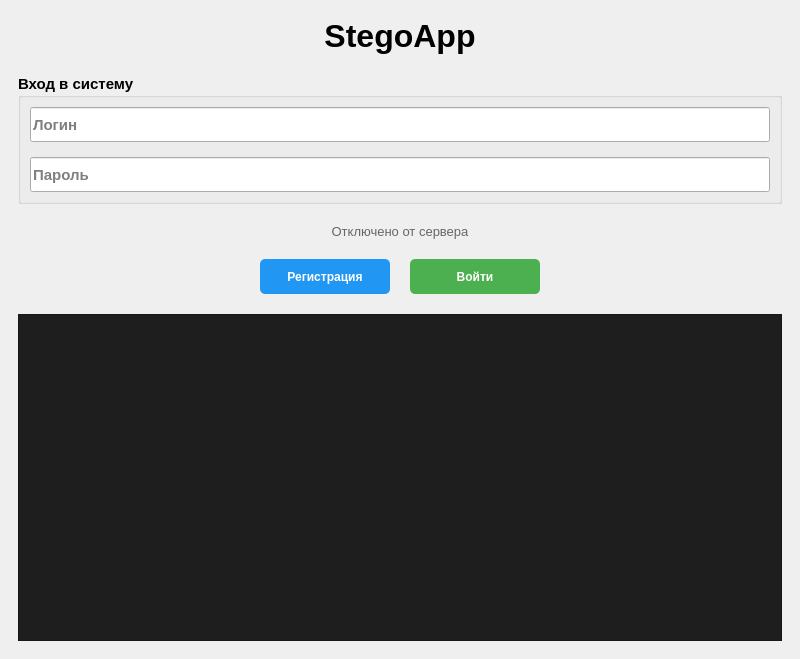
<?xml version="1.0" encoding="UTF-8"?>
<ui version="4.0">
 <class>MainWindow</class>
 <widget class="QMainWindow" name="MainWindow">
  <property name="geometry">
   <rect>
    <x>0</x>
    <y>0</y>
    <width>800</width>
    <height>600</height>
   </rect>
  </property>
  <property name="windowTitle">
   <string>StegoApp - Стеганография</string>
  </property>
  <widget class="QWidget" name="centralwidget">
   <layout class="QVBoxLayout" name="verticalLayout_main">
    <item>
     <widget class="QStackedWidget" name="stackedWidget">
      <property name="currentIndex">
       <number>0</number>
      </property>

      <!-- СТРАНИЦА 0: ОКНО ВХОДА -->
      <widget class="QWidget" name="pageLogin">
       <layout class="QVBoxLayout" name="verticalLayout_login">
        <property name="spacing">
         <number>20</number>
        </property>

        <item>
         <widget class="QLabel" name="labelTitle">
          <property name="text">
           <string>StegoApp</string>
          </property>
          <property name="font">
           <font>
            <pointsize>24</pointsize>
            <bold>true</bold>
           </font>
          </property>
          <property name="alignment">
           <set>Qt::AlignCenter</set>
          </property>
         </widget>
        </item>

        <item>
         <widget class="QGroupBox" name="groupBoxLogin">
          <property name="title">
           <string>Вход в систему</string>
          </property>
          <property name="font">
           <font>
            <pointsize>11</pointsize>
            <bold>true</bold>
           </font>
          </property>
          <layout class="QVBoxLayout" name="verticalLayout_loginFields">
           <property name="spacing">
            <number>15</number>
           </property>
           <item>
            <widget class="QLineEdit" name="lineEditLogin">
             <property name="minimumSize">
              <size>
               <width>300</width>
               <height>35</height>
              </size>
             </property>
             <property name="placeholderText">
              <string>Логин</string>
             </property>
             <property name="clearButtonEnabled">
              <bool>true</bool>
             </property>
            </widget>
           </item>
           <item>
            <widget class="QLineEdit" name="lineEditPassword">
             <property name="minimumSize">
              <size>
               <width>300</width>
               <height>35</height>
              </size>
             </property>
             <property name="placeholderText">
              <string>Пароль</string>
             </property>
             <property name="echoMode">
              <enum>QLineEdit::Password</enum>
             </property>
             <property name="clearButtonEnabled">
              <bool>true</bool>
             </property>
            </widget>
           </item>
          </layout>
         </widget>
        </item>

        <item>
         <widget class="QLabel" name="labelConnectionStatus">
          <property name="text">
           <string>Отключено от сервера</string>
          </property>
          <property name="alignment">
           <set>Qt::AlignCenter</set>
          </property>
          <property name="styleSheet">
           <string notr="true">color: #666666; font-size: 10pt;</string>
          </property>
         </widget>
        </item>

        <item>
         <layout class="QHBoxLayout" name="horizontalLayout_buttons">
          <item>
           <spacer name="horizontalSpacer_left">
            <property name="orientation">
             <enum>Qt::Horizontal</enum>
            </property>
            <property name="sizeHint" stdset="0">
             <size>
              <width>40</width>
              <height>20</height>
             </size>
            </property>
           </spacer>
          </item>
          <item>
           <widget class="QPushButton" name="btnRegister">
            <property name="text">
             <string>Регистрация</string>
            </property>
            <property name="minimumSize">
             <size>
              <width>130</width>
              <height>35</height>
             </size>
            </property>
            <property name="cursor">
             <cursorShape>PointingHandCursor</cursorShape>
            </property>
            <property name="styleSheet">
             <string notr="true">QPushButton { background-color: #2196F3; color: white; border-radius: 5px; font-weight: bold; } QPushButton:hover { background-color: #1976D2; }</string>
            </property>
           </widget>
          </item>
          <item>
           <widget class="QPushButton" name="btnLogin">
            <property name="text">
             <string>Войти</string>
            </property>
            <property name="minimumSize">
             <size>
              <width>130</width>
              <height>35</height>
             </size>
            </property>
            <property name="cursor">
             <cursorShape>PointingHandCursor</cursorShape>
            </property>
            <property name="styleSheet">
             <string notr="true">QPushButton { background-color: #4CAF50; color: white; border-radius: 5px; font-weight: bold; } QPushButton:hover { background-color: #45a049; }</string>
            </property>
           </widget>
          </item>
          <item>
           <spacer name="horizontalSpacer_right">
            <property name="orientation">
             <enum>Qt::Horizontal</enum>
            </property>
            <property name="sizeHint" stdset="0">
             <size>
              <width>40</width>
              <height>20</height>
             </size>
            </property>
           </spacer>
          </item>
         </layout>
        </item>

        <item>
         <widget class="QTextEdit" name="textEditLog">
          <property name="maximumHeight">
           <number>120</number>
          </property>
          <property name="readOnly">
           <bool>true</bool>
          </property>
          <property name="styleSheet">
           <string notr="true">QTextEdit { background-color: #1e1e1e; color: #d4d4d4; font-family: Consolas, monospace; font-size: 9pt; }</string>
          </property>
         </widget>
        </item>
       </layout>
      </widget>

      <!-- СТРАНИЦА 1: ОКНО РЕГИСТРАЦИИ -->
      <widget class="QWidget" name="pageRegister">
       <layout class="QVBoxLayout" name="verticalLayout_register">
        <property name="spacing">
         <number>20</number>
        </property>

        <item>
         <widget class="QLabel" name="labelRegTitle">
          <property name="text">
           <string>Регистрация нового пользователя</string>
          </property>
          <property name="font">
           <font>
            <pointsize>20</pointsize>
            <bold>true</bold>
           </font>
          </property>
          <property name="alignment">
           <set>Qt::AlignCenter</set>
          </property>
         </widget>
        </item>

        <item>
         <widget class="QGroupBox" name="groupBoxRegister">
          <property name="title">
           <string>Заполните поля</string>
          </property>
          <property name="font">
           <font>
            <pointsize>11</pointsize>
            <bold>true</bold>
           </font>
          </property>
          <layout class="QVBoxLayout" name="verticalLayout_regFields">
           <property name="spacing">
            <number>15</number>
           </property>
           <item>
            <widget class="QLineEdit" name="lineEditRegLogin">
             <property name="minimumSize">
              <size>
               <width>300</width>
               <height>35</height>
              </size>
             </property>
             <property name="placeholderText">
              <string>Логин</string>
             </property>
             <property name="clearButtonEnabled">
              <bool>true</bool>
             </property>
            </widget>
           </item>
           <item>
            <widget class="QLineEdit" name="lineEditRegPassword">
             <property name="minimumSize">
              <size>
               <width>300</width>
               <height>35</height>
              </size>
             </property>
             <property name="placeholderText">
              <string>Пароль</string>
             </property>
             <property name="echoMode">
              <enum>QLineEdit::Password</enum>
             </property>
             <property name="clearButtonEnabled">
              <bool>true</bool>
             </property>
            </widget>
           </item>
           <item>
            <widget class="QLineEdit" name="lineEditRegConfirm">
             <property name="minimumSize">
              <size>
               <width>300</width>
               <height>35</height>
              </size>
             </property>
             <property name="placeholderText">
              <string>Подтверждение пароля</string>
             </property>
             <property name="echoMode">
              <enum>QLineEdit::Password</enum>
             </property>
             <property name="clearButtonEnabled">
              <bool>true</bool>
             </property>
            </widget>
           </item>
          </layout>
         </widget>
        </item>

        <item>
         <layout class="QHBoxLayout" name="horizontalLayout_regButtons">
          <item>
           <spacer name="horizontalSpacer_regLeft">
            <property name="orientation">
             <enum>Qt::Horizontal</enum>
            </property>
            <property name="sizeHint" stdset="0">
             <size>
              <width>40</width>
              <height>20</height>
             </size>
            </property>
           </spacer>
          </item>
          <item>
           <widget class="QPushButton" name="btnBackToLogin">
            <property name="text">
             <string>Назад</string>
            </property>
            <property name="minimumSize">
             <size>
              <width>120</width>
              <height>35</height>
             </size>
            </property>
            <property name="cursor">
             <cursorShape>PointingHandCursor</cursorShape>
            </property>
           </widget>
          </item>
          <item>
           <widget class="QPushButton" name="btnSubmitRegister">
            <property name="text">
             <string>Зарегистрироваться</string>
            </property>
            <property name="minimumSize">
             <size>
              <width>160</width>
              <height>35</height>
             </size>
            </property>
            <property name="cursor">
             <cursorShape>PointingHandCursor</cursorShape>
            </property>
            <property name="styleSheet">
             <string notr="true">QPushButton { background-color: #4CAF50; color: white; border-radius: 5px; font-weight: bold; } QPushButton:hover { background-color: #45a049; }</string>
            </property>
           </widget>
          </item>
          <item>
           <spacer name="horizontalSpacer_regRight">
            <property name="orientation">
             <enum>Qt::Horizontal</enum>
            </property>
            <property name="sizeHint" stdset="0">
             <size>
              <width>40</width>
              <height>20</height>
             </size>
            </property>
           </spacer>
          </item>
         </layout>
        </item>

        <item>
         <widget class="QTextEdit" name="textEditRegLog">
          <property name="maximumHeight">
           <number>120</number>
          </property>
          <property name="readOnly">
           <bool>true</bool>
          </property>
          <property name="styleSheet">
           <string notr="true">QTextEdit { background-color: #1e1e1e; color: #d4d4d4; font-family: Consolas, monospace; font-size: 9pt; }</string>
          </property>
         </widget>
        </item>
       </layout>
      </widget>

      <!-- СТРАНИЦА 2: ГЛАВНОЕ ОКНО СТЕГАНОГРАФИИ -->
      <widget class="QWidget" name="pageStegano">
       <layout class="QVBoxLayout" name="verticalLayout_stegano">
        <property name="spacing">
         <number>10</number>
        </property>

        <item>
         <layout class="QHBoxLayout" name="horizontalLayout_userInfo">
          <item>
           <widget class="QLabel" name="labelUserInfo">
            <property name="text">
             <string>Пользователь:</string>
            </property>
            <property name="font">
             <font>
              <pointsize>10</pointsize>
              <bold>true</bold>
             </font>
            </property>
           </widget>
          </item>
          <item>
           <widget class="QLabel" name="labelCurrentUser">
            <property name="text">
             <string>не авторизован</string>
            </property>
            <property name="font">
             <font>
              <pointsize>10</pointsize>
             </font>
            </property>
            <property name="styleSheet">
             <string notr="true">color: #2196F3;</string>
            </property>
           </widget>
          </item>
          <item>
           <spacer name="horizontalSpacer_user">
            <property name="orientation">
             <enum>Qt::Horizontal</enum>
            </property>
            <property name="sizeHint" stdset="0">
             <size>
              <width>40</width>
              <height>20</height>
             </size>
            </property>
           </spacer>
          </item>
          <item>
           <widget class="QPushButton" name="btnLogout">
            <property name="text">
             <string>Выйти</string>
            </property>
            <property name="cursor">
             <cursorShape>PointingHandCursor</cursorShape>
            </property>
            <property name="styleSheet">
             <string notr="true">QPushButton { background-color: #f44336; color: white; border-radius: 3px; } QPushButton:hover { background-color: #d32f2f; }</string>
            </property>
           </widget>
          </item>
         </layout>
        </item>

        <item>
         <widget class="QTabWidget" name="tabWidgetFunctions">
          <property name="currentIndex">
           <number>0</number>
          </property>

          <widget class="QWidget" name="tabSha384">
           <attribute name="title">
            <string>SHA-384</string>
           </attribute>
           <layout class="QVBoxLayout" name="verticalLayout_sha">
            <item>
             <widget class="QLabel" name="labelShaInput">
              <property name="text">
               <string>Введите текст для хэширования:</string>
              </property>
              <property name="font">
               <font>
                <pointsize>10</pointsize>
               </font>
              </property>
             </widget>
            </item>
            <item>
             <widget class="QTextEdit" name="textEditShaInput">
              <property name="minimumHeight">
               <number>80</number>
              </property>
              <property name="maximumHeight">
               <number>120</number>
              </property>
              <property name="placeholderText">
               <string>Введите текст здесь...</string>
              </property>
             </widget>
            </item>
            <item>
             <widget class="QPushButton" name="btnSha384">
              <property name="text">
               <string>Вычислить SHA-384</string>
              </property>
              <property name="minimumSize">
               <size>
                <width>150</width>
                <height>30</height>
               </size>
              </property>
              <property name="cursor">
               <cursorShape>PointingHandCursor</cursorShape>
              </property>
             </widget>
            </item>
            <item>
             <widget class="QLabel" name="labelShaOutput">
              <property name="text">
               <string>Результат:</string>
              </property>
              <property name="font">
               <font>
                <pointsize>10</pointsize>
               </font>
              </property>
             </widget>
            </item>
            <item>
             <widget class="QTextEdit" name="textEditShaOutput">
              <property name="minimumHeight">
               <number>60</number>
              </property>
              <property name="maximumHeight">
               <number>80</number>
              </property>
              <property name="readOnly">
               <bool>true</bool>
              </property>
              <property name="styleSheet">
               <string notr="true">font-family: monospace;</string>
              </property>
             </widget>
            </item>
           </layout>
          </widget>

          <widget class="QWidget" name="tabStegano">
           <attribute name="title">
            <string>Стеганография (PNG)</string>
           </attribute>
           <layout class="QVBoxLayout" name="verticalLayout_stego">
            <item>
             <widget class="QGroupBox" name="groupBoxEmbed">
              <property name="title">
               <string>Встраивание сообщения</string>
              </property>
              <property name="font">
               <font>
                <bold>true</bold>
               </font>
              </property>
              <layout class="QVBoxLayout" name="verticalLayout_embed">
               <item>
                <layout class="QHBoxLayout" name="horizontalLayout_embed1">
                 <item>
                  <widget class="QLabel" name="labelImageIn">
                   <property name="text">
                    <string>Исходное PNG:</string>
                   </property>
                  </widget>
                 </item>
                 <item>
                  <widget class="QLineEdit" name="lineEditImageIn"/>
                 </item>
                 <item>
                  <widget class="QPushButton" name="btnBrowseIn">
                   <property name="text">
                    <string>Обзор...</string>
                   </property>
                  </widget>
                 </item>
                </layout>
               </item>
               <item>
                <layout class="QHBoxLayout" name="horizontalLayout_embed2">
                 <item>
                  <widget class="QLabel" name="labelImageOut">
                   <property name="text">
                    <string>Выходное PNG:</string>
                   </property>
                  </widget>
                 </item>
                 <item>
                  <widget class="QLineEdit" name="lineEditImageOut"/>
                 </item>
                 <item>
                  <widget class="QPushButton" name="btnBrowseOut">
                   <property name="text">
                    <string>Обзор...</string>
                   </property>
                  </widget>
                 </item>
                </layout>
               </item>
               <item>
                <widget class="QLabel" name="labelMessage">
                 <property name="text">
                  <string>Сообщение для встраивания:</string>
                 </property>
                </widget>
               </item>
               <item>
                <widget class="QTextEdit" name="textEditMessage">
                 <property name="maximumHeight">
                  <number>80</number>
                 </property>
                 <property name="placeholderText">
                  <string>Введите секретное сообщение...</string>
                 </property>
                </widget>
               </item>
               <item>
                <widget class="QPushButton" name="btnEmbed">
                 <property name="text">
                  <string>Встроить сообщение</string>
                 </property>
                 <property name="minimumSize">
                  <size>
                   <width>150</width>
                   <height>30</height>
                  </size>
                 </property>
                </widget>
               </item>
              </layout>
             </widget>
            </item>

            <item>
             <widget class="QGroupBox" name="groupBoxExtract">
              <property name="title">
               <string>Извлечение сообщения</string>
              </property>
              <property name="font">
               <font>
                <bold>true</bold>
               </font>
              </property>
              <layout class="QVBoxLayout" name="verticalLayout_extract">
               <item>
                <layout class="QHBoxLayout" name="horizontalLayout_extract1">
                 <item>
                  <widget class="QLabel" name="labelExtractImage">
                   <property name="text">
                    <string>PNG с сообщением:</string>
                   </property>
                  </widget>
                 </item>
                 <item>
                  <widget class="QLineEdit" name="lineEditExtractImage"/>
                 </item>
                 <item>
                  <widget class="QPushButton" name="btnBrowseExtract">
                   <property name="text">
                    <string>Обзор...</string>
                   </property>
                  </widget>
                 </item>
                </layout>
               </item>
               <item>
                <widget class="QPushButton" name="btnExtract">
                 <property name="text">
                  <string>Извлечь сообщение</string>
                 </property>
                 <property name="minimumSize">
                  <size>
                   <width>150</width>
                   <height>30</height>
                  </size>
                 </property>
                </widget>
               </item>
               <item>
                <widget class="QLabel" name="labelExtracted">
                 <property name="text">
                  <string>Извлечённое сообщение:</string>
                 </property>
                </widget>
               </item>
               <item>
                <widget class="QTextEdit" name="textEditExtracted">
                 <property name="minimumHeight">
                  <number>60</number>
                 </property>
                 <property name="maximumHeight">
                  <number>80</number>
                 </property>
                 <property name="readOnly">
                  <bool>true</bool>
                 </property>
                </widget>
               </item>
              </layout>
             </widget>
            </item>
           </layout>
          </widget>

          <widget class="QWidget" name="tabAdmin">
           <attribute name="title">
            <string>Админ-панель</string>
           </attribute>
           <layout class="QVBoxLayout" name="verticalLayout_admin">
            <item>
             <widget class="QLabel" name="labelAdminInfo">
              <property name="text">
               <string>Доступно только для администраторов</string>
              </property>
              <property name="alignment">
               <set>Qt::AlignCenter</set>
              </property>
              <property name="styleSheet">
               <string notr="true">color: #f44336; font-weight: bold;</string>
              </property>
             </widget>
            </item>
            <item>
             <layout class="QHBoxLayout" name="horizontalLayout_admin1">
              <item>
               <widget class="QLabel" name="labelSortBy">
                <property name="text">
                 <string>Сортировать по:</string>
                </property>
               </widget>
              </item>
              <item>
               <widget class="QComboBox" name="comboSortBy">
                <item>
                 <property name="text">
                  <string>login</string>
                 </property>
                </item>
                <item>
                 <property name="text">
                  <string>role</string>
                 </property>
                </item>
               </widget>
              </item>
              <item>
               <widget class="QPushButton" name="btnListUsers">
                <property name="text">
                 <string>Показать пользователей</string>
                </property>
               </widget>
              </item>
             </layout>
            </item>
            <item>
             <widget class="QTextEdit" name="textEditUsersList">
              <property name="readOnly">
               <bool>true</bool>
              </property>
              <property name="styleSheet">
               <string notr="true">font-family: monospace;</string>
              </property>
             </widget>
            </item>
           </layout>
          </widget>
         </widget>
        </item>

        <item>
         <widget class="QGroupBox" name="groupBoxOutput">
          <property name="title">
           <string>Вывод сервера</string>
          </property>
          <layout class="QVBoxLayout" name="verticalLayout_output">
           <item>
            <widget class="QTextEdit" name="textEditOutput">
             <property name="minimumHeight">
              <number>100</number>
             </property>
             <property name="maximumHeight">
              <number>150</number>
             </property>
             <property name="readOnly">
              <bool>true</bool>
             </property>
             <property name="styleSheet">
              <string notr="true">font-family: monospace; background-color: #1e1e1e; color: #d4d4d4;</string>
             </property>
            </widget>
           </item>
          </layout>
         </widget>
        </item>
       </layout>
      </widget>
     </widget>
    </item>
   </layout>
  </widget>
 </widget>
 <resources/>
 <connections/>
</ui>
